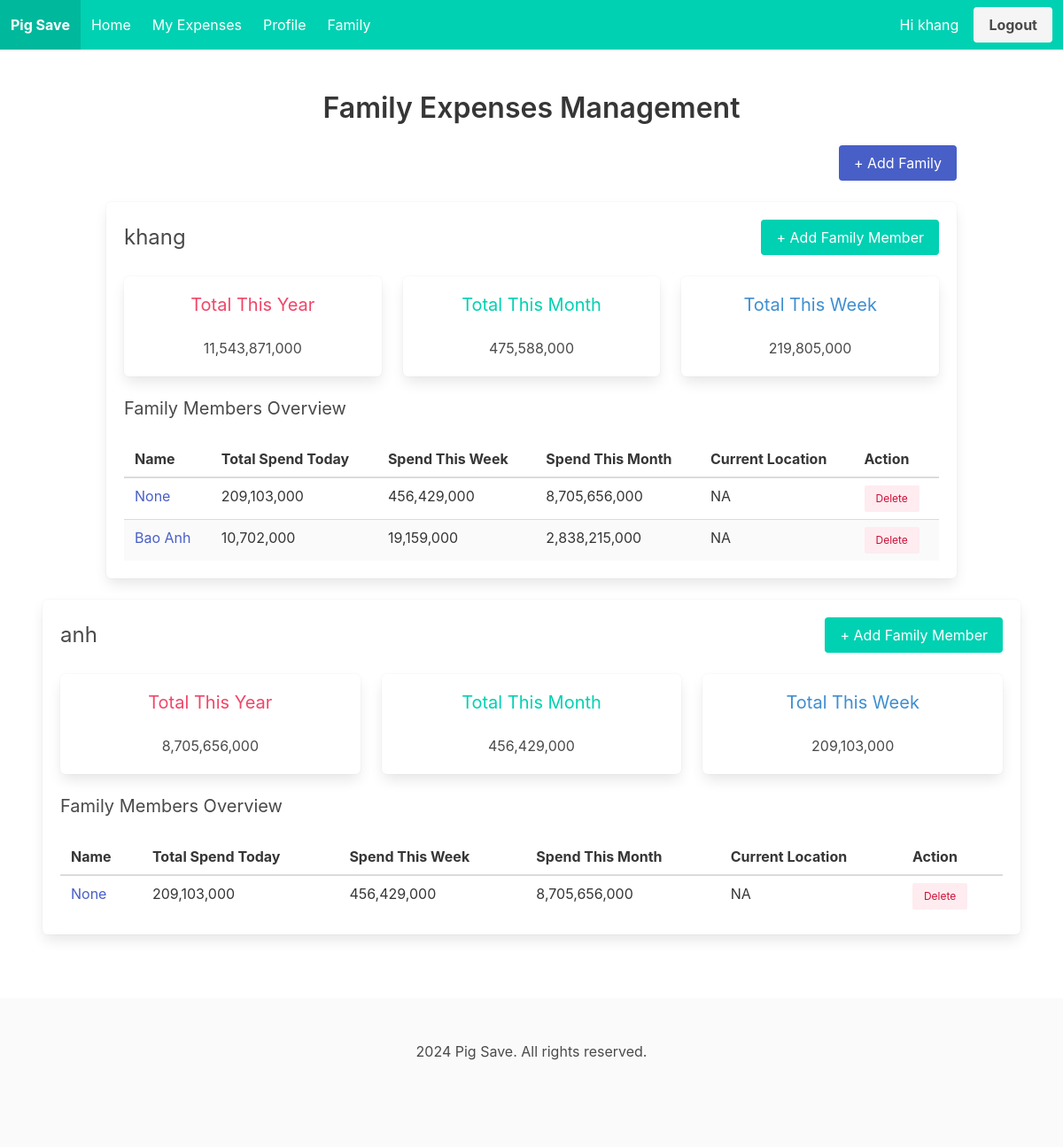
The app's page /family (signed in) with its own data.
### tables this page shows
CREATE TABLE users (
            id INTEGER PRIMARY KEY AUTOINCREMENT,
            username TEXT NOT NULL UNIQUE,
            name TEXT,
            password TEXT NOT NULL
        );

CREATE TABLE family (
            id INTEGER PRIMARY KEY AUTOINCREMENT,
            family_name TEXT NOT NULL
        );

### routes.py (the view)
@routes.route('/family')
@login_required
def family():
    families = Family.get_all_family(current_user.id)
    return render_template('family/family.html', families=families)

### app.py (called while the page is built)
@login_manager.user_loader
def load_user(id):
    from models.user import User
    return User.getUser(id)

### models/family.py (called while the page is built)
def get_db_connection():
    conn = sqlite3.connect('pig_save.db')
    conn.row_factory = sqlite3.Row
    return conn

def get_all_family(user_id):
    conn = get_db_connection()
    cursor = conn.cursor()
    cursor.execute("""
        SELECT f.id, f.family_name
        FROM family_members fm
        JOIN family f ON fm.family_id = f.id
        WHERE fm.user_id = ?
    """, (user_id,))
    families = cursor.fetchall()
    lst_family = []
    for f in families:
       lst_family.append({
           'family_name': f[1],
           'id': f[0],
           'data': get_family_expenses(f[0])
           })
    conn.commit()
    conn.close()
    return lst_family

### models/user.py (called while the page is built)
    def getUser(user_id):
        conn = sqlite3.connect('pig_save.db')
        cursor = conn.cursor()
        cursor.execute('SELECT id, username, name FROM users WHERE id = ?', (user_id,))
        user = cursor.fetchone()
        conn.close()
        if user:
            return User(user[0], user[1], user[2])
        return None

### templates/family/family.html (shortened to what this page needs)
{% extends "base.html" %}
{% block content %}
<section class="section">
    <div class="container">
        <h1 class="title has-text-centered">Family Expenses Management</h1>
        <div class="columns">
            <div class="column has-text-right">
                <button class="button is-link" id="addFamilyBtn">+ Add Family</button>
            </div>
        </div>
        {% for family in families %}
        <div class="box mt-2 mb-5">
            <div class="columns is-vcentered">
                <div class="column">
                    <h1 class="is-size-4">{{family.family_name}}</h1>
                </div>
                <div class="column has-text-right">
                    <button class="button is-primary" id="openModalBtn">+ Add Family Member</button>
                </div>
            </div>
            <div class="columns ">
                <div class="column is-one-third">
                  <div class="box has-text-centered">
                    <h2 class="subtitle has-text-danger">Total This Year</h2>
                    <p id="totalYear">{{family.data.total_family.total_year}}</p>
                  </div>
                </div>
                <div class="column is-one-third">
                  <div class="box has-text-centered">
                    <h2 class="subtitle has-text-primary">Total This Month</h2>
                    <p id="totalMonth">{{family.data.total_family.total_month}}</p>
                  </div>
                </div>
                <div class="column is-one-third">
                  <div class="box has-text-centered">
                    <h2 class="subtitle has-text-info">Total This Week</h2>
                    <p id="totalWeek">{{family.data.total_family.total_week}}</p>
                  </div>
                </div>
              </div>
            <h3 class="subtitle">Family Members Overview</h3>
            <table  class="table is-striped is-hoverable is-fullwidth">
                <thead>
                    <tr>
                        <th a>Name</th>
                        <th>Total Spend Today</th>
                        <th>Spend This Week</th>
                        <th>Spend This Month</th>
                        <th>Current Location</th>
                        <th>Action</th>
                    </tr>
                </thead>
                <tbody>
                    {% for member in family.data.members %}
                    <tr>
                    <td ><a class="is-link" href="/profile">{{member.name}}</a></td>
                    <td>{{member.total_week}}</td>
                    <td>{{member.total_month}}</td>
                    <td>{{member.total_year}}</td>
                    <td>NA</td>
                    <td>
                        <div class="buttons are-small">
                            <button type="button" class="button is-danger is-light" onclick="">Delete</button>
                        </div>
                      </td>
                    </tr>
                    {% endfor %}
                </tbody>
            </table>
        </div>
        </div>
        {% endfor %}
</section>
{% endblock %}

### templates/base.html (shortened to what this page needs)
<!DOCTYPE html>
<html lang="en">
  <head>
    <link
      rel="stylesheet"
      href="https://cdn.jsdelivr.net/npm/bulma@0.9.3/css/bulma.min.css"
    />
    <link
      rel="stylesheet"
      href="https://cdnjs.cloudflare.com/ajax/libs/font-awesome/5.15.3/css/all.min.css"
    />
  </head>
  <body>
    <nav
      class="navbar is-primary"
      role="navigation"
    >
      <div class="navbar-brand">
        <a class="navbar-item" href="{{ url_for('main.dashboard') }}">
          <strong>Pig Save</strong>
        </a>
      </div>
      <div id="navbarBasicExample" class="navbar-menu">
        <div class="navbar-start">
          <a class="navbar-item" href="{{ url_for('main.dashboard') }}">
            Home
          </a>
          <a class="navbar-item" href="{{ url_for('main.expenses') }}">
            My Expenses
          </a>
          <a class="navbar-item" href="{{ url_for('main.profile') }}">
            Profile
          </a>
          <a class="navbar-item" href="{{ url_for('main.family') }}">
            Family
          </a>
        </div>
        {% if current_user.is_authenticated %}
        <div class="navbar-end">
          <div class="navbar-item">
            <div class="buttons">
              <a href="{{ url_for('main.profile') }}">
                <span class="button is-primary">
                  Hi {{ current_user.username }}
                </span>
              </a>
              <a class="button is-light" href="{{ url_for('main.logout') }}">
                <strong>Logout</strong>
              </a>
            </div>
          </div>
        </div>
        {% endif %}
      </div>
    </nav>
    <main>{% block content %} {% endblock %}</main>
    <footer class="footer">
      <div class="content has-text-centered">
        <p>2024 Pig Save. All rights reserved.</p>
      </div>
    </footer>
  </body>
</html>

### records on screen
users: username "khang"
family: family_name "khang", data.total_family.total_year "11,543,871,000", data.total_family.total_month "475,588,000", data.total_family.total_week "219,805,000", name "None" "Bao Anh", total_week "209,103,000" "10,702,000", total_month "456,429,000" "19,159,000", total_year "8,705,656,000" "2,838,215,000"
family: family_name "anh", data.total_family.total_year "8,705,656,000", data.total_family.total_month "456,429,000", data.total_family.total_week "209,103,000", name "None", total_week "209,103,000", total_month "456,429,000", total_year "8,705,656,000"
